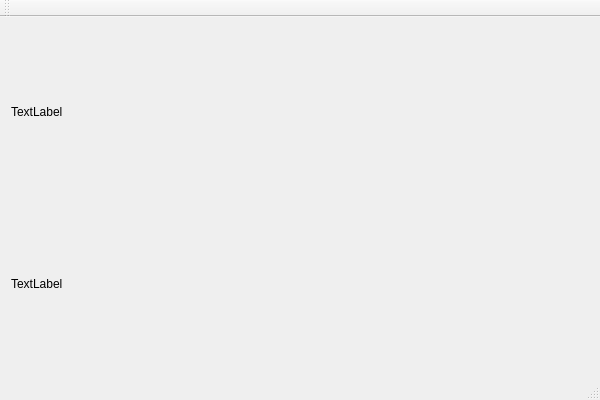
<?xml version="1.0" encoding="UTF-8"?>
<ui version="4.0">
 <class>qt_EnterKeyClass</class>
 <widget class="QMainWindow" name="qt_EnterKeyClass">
  <property name="geometry">
   <rect>
    <x>0</x>
    <y>0</y>
    <width>600</width>
    <height>400</height>
   </rect>
  </property>
  <property name="windowTitle">
   <string>qt_EnterKey</string>
  </property>
  <widget class="QWidget" name="centralWidget">
   <layout class="QGridLayout" name="gridLayout">
    <item row="0" column="0">
     <layout class="QVBoxLayout" name="verticalLayout">
      <item>
       <widget class="QLabel" name="label">
        <property name="text">
         <string>TextLabel</string>
        </property>
       </widget>
      </item>
      <item>
       <widget class="QLabel" name="label_2">
        <property name="text">
         <string>TextLabel</string>
        </property>
       </widget>
      </item>
     </layout>
    </item>
   </layout>
  </widget>
  <widget class="QMenuBar" name="menuBar">
   <property name="geometry">
    <rect>
     <x>0</x>
     <y>0</y>
     <width>600</width>
     <height>22</height>
    </rect>
   </property>
  </widget>
  <widget class="QToolBar" name="mainToolBar">
   <attribute name="toolBarArea">
    <enum>TopToolBarArea</enum>
   </attribute>
   <attribute name="toolBarBreak">
    <bool>false</bool>
   </attribute>
  </widget>
  <widget class="QStatusBar" name="statusBar"/>
 </widget>
 <layoutdefault spacing="6" margin="11"/>
 <resources>
  <include location="qt_enterkey.qrc"/>
 </resources>
 <connections/>
</ui>
